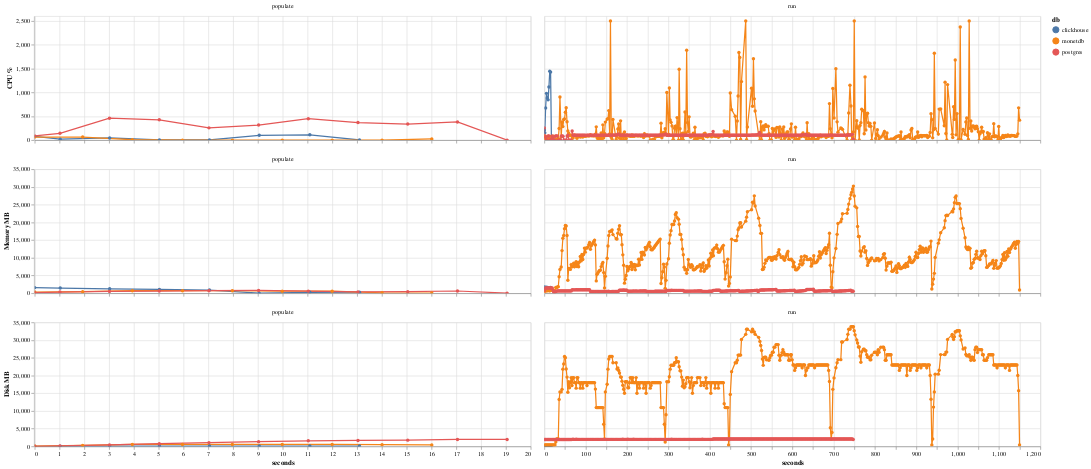

Source (notebook cell):
### Code cell
df = db.execute(
    """
WITH first_metric_time AS (
    SELECT
        benchmark_id,
        MIN(time) AS start_time
    FROM metric
    GROUP BY benchmark_id
)
SELECT
    b.db,
    b.suite,
    b.operation,
    epoch(m.time - fm.start_time) AS seconds_since_start,
    m.cpu_percent,
    m.mem_mb,
    m.disk_mb
FROM metric m
JOIN first_metric_time fm ON m.benchmark_id = fm.benchmark_id
JOIN benchmark b ON m.benchmark_id = b.id
WHERE b.suite = (?)
and b.deleted_at is null
ORDER BY b.id, seconds_since_start;
""",
    [SUITE],
).pl()

df = df.with_columns(pl.col.cpu_percent.clip(0, 25 * 100))

df_long = df.unpivot(
    on=["cpu_percent", "mem_mb", "disk_mb"],
    index=["db", "suite", "operation", "seconds_since_start"],
    variable_name="metric",
    value_name="value",
)

df_long = df_long.with_columns(
    [
        pl.col("db").cast(pl.Categorical),
        pl.col("operation").cast(pl.Categorical),
        pl.col("metric").cast(pl.Categorical),
    ]
)

selector = alt.selection_point(fields=["db"], bind="legend")

width = 800
height = 200

cpu_chart = (
    alt.Chart(df_long.filter(pl.col("metric") == "cpu_percent"))
    .mark_line(point=True)
    .encode(
        x=alt.X("seconds_since_start:Q", axis=alt.Axis(title=None, ticks=True, grid=True, labels=False)),
        y=alt.Y("value:Q", axis=alt.Axis(title="CPU %", ticks=True, grid=True), scale=alt.Scale(zero=False)),
        color=alt.Color("db:N"),
        tooltip=[
            "db",
            "suite",
            "operation",
            "metric",
            alt.Tooltip("seconds_since_start:Q", format=".0f"),
            alt.Tooltip("value:Q", format=".0f"),
        ],
        opacity=alt.condition(selector, alt.value(1.0), alt.value(0.1)),
    )
    .add_params(selector)
    .properties(width=width, height=height)
    .facet(column=alt.Column("operation:N", title=None))
    .resolve_scale(x="independent")
)

mem_chart = (
    alt.Chart(df_long.filter(pl.col("metric") == "mem_mb"))
    .mark_line(point=True)
    .encode(
        x=alt.X("seconds_since_start:Q", axis=alt.Axis(title=None, ticks=True, grid=True, labels=False)),
        y=alt.Y("value:Q", axis=alt.Axis(title="Memory MB", ticks=True, grid=True), scale=alt.Scale(zero=False)),
        color=alt.Color("db:N"),
        tooltip=[
            "db",
            "suite",
            "operation",
            "metric",
            alt.Tooltip("seconds_since_start:Q", format=".2f"),
            alt.Tooltip("value:Q", format=".1f"),
        ],
        opacity=alt.condition(selector, alt.value(1.0), alt.value(0.1)),
    )
    .add_params(selector)
    .properties(width=width, height=height)
    .facet(column=alt.Column("operation:N", title=None))
    .resolve_scale(x="independent")
)

disk_chart = (
    alt.Chart(df_long.filter(pl.col("metric") == "disk_mb"))
    .mark_line(point=True)
    .encode(
        x=alt.X("seconds_since_start:Q", axis=alt.Axis(title="seconds", ticks=True, grid=True)),
        y=alt.Y("value:Q", axis=alt.Axis(title="Disk MB", ticks=True, grid=True), scale=alt.Scale(zero=False)),
        color=alt.Color("db:N"),
        tooltip=[
            "db",
            "suite",
            "operation",
            "metric",
            alt.Tooltip("seconds_since_start:Q", format=".2f"),
            alt.Tooltip("value:Q", format=".1f"),
        ],
        opacity=alt.condition(selector, alt.value(1.0), alt.value(0.1)),
    )
    .add_params(selector)
    .properties(width=width, height=height)
    .facet(column=alt.Column("operation:N", title=None))
    .resolve_scale(x="independent")
)

chart = alt.vconcat(cpu_chart, mem_chart, disk_chart).interactive(bind_y=False)

chart

### Figure 1 — Vega-Lite specification as saved in the notebook (floating-point values rounded to 4 significant figures; data arrays with more than 128 entries replaced by an {"elided": "..."} marker saying what was removed)
{"config": {"view": {"continuousWidth": 300, "continuousHeight": 300}}, "vconcat": [{"data": {"name": "data-540355695e270edf98b060fdb2885d60"}, "facet": {"column": {"field": "operation", "title": null, "type": "nominal"}}, "spec": {"mark": {"type": "line", "point": true}, "encoding": {"color": {"field": "db", "type": "nominal"}, "opacity": {"condition": {"param": "param_2", "value": 1.0}, "value": 0.1}, "tooltip": [{"field": "db", "type": "nominal"}, {"field": "suite", "type": "nominal"}, {"field": "operation", "type": "nominal"}, {"field": "metric", "type": "nominal"}, {"field": "seconds_since_start", "format": ".0f", "type": "quantitative"}, {"field": "value", "format": ".0f", "type": "quantitative"}], "x": {"axis": {"grid": true, "labels": false, "ticks": true, "title": null}, "field": "seconds_since_start", "type": "quantitative"}, "y": {"axis": {"grid": true, "ticks": true, "title": "CPU %"}, "field": "value", "scale": {"zero": false}, "type": "quantitative"}}, "height": 200, "name": "view_1", "width": 800}, "resolve": {"scale": {"x": "independent"}}}, {"data": {"name": "data-4e66b534ccb889261cfd9c0883ee61a3"}, "facet": {"column": {"field": "operation", "title": null, "type": "nominal"}}, "spec": {"mark": {"type": "line", "point": true}, "encoding": {"color": {"field": "db", "type": "nominal"}, "opacity": {"condition": {"param": "param_2", "value": 1.0}, "value": 0.1}, "tooltip": [{"field": "db", "type": "nominal"}, {"field": "suite", "type": "nominal"}, {"field": "operation", "type": "nominal"}, {"field": "metric", "type": "nominal"}, {"field": "seconds_since_start", "format": ".2f", "type": "quantitative"}, {"field": "value", "format": ".1f", "type": "quantitative"}], "x": {"axis": {"grid": true, "labels": false, "ticks": true, "title": null}, "field": "seconds_since_start", "type": "quantitative"}, "y": {"axis": {"grid": true, "ticks": true, "title": "Memory MB"}, "field": "value", "scale": {"zero": false}, "type": "quantitative"}}, "height": 200, "name": "view_2", "width": 800}, "resolve": {"scale": {"x": "independent"}}}, {"data": {"name": "data-501bb9924a7e666cdb7d410b425a0a89"}, "facet": {"column": {"field": "operation", "title": null, "type": "nominal"}}, "spec": {"mark": {"type": "line", "point": true}, "encoding": {"color": {"field": "db", "type": "nominal"}, "opacity": {"condition": {"param": "param_2", "value": 1.0}, "value": 0.1}, "tooltip": [{"field": "db", "type": "nominal"}, {"field": "suite", "type": "nominal"}, {"field": "operation", "type": "nominal"}, {"field": "metric", "type": "nominal"}, {"field": "seconds_since_start", "format": ".2f", "type": "quantitative"}, {"field": "value", "format": ".1f", "type": "quantitative"}], "x": {"axis": {"grid": true, "ticks": true, "title": "seconds"}, "field": "seconds_since_start", "type": "quantitative"}, "y": {"axis": {"grid": true, "ticks": true, "title": "Disk MB"}, "field": "value", "scale": {"zero": false}, "type": "quantitative"}}, "height": 200, "name": "view_3", "width": 800}, "resolve": {"scale": {"x": "independent"}}}], "params": [{"name": "param_2", "select": {"type": "point", "fields": ["db"]}, "bind": "legend", "views": ["view_1", "view_2", "view_3"]}, {"name": "param_3", "select": {"type": "interval", "encodings": ["x"]}, "bind": "scales", "views": ["view_1", "view_2", "view_3"]}], "$schema": "https://vega.github.io/schema/vega-lite/v5.20.1.json", "datasets": {"data-540355695e270edf98b060fdb2885d60": {"elided": "925 records"}, "data-4e66b534ccb889261cfd9c0883ee61a3": {"elided": "925 records"}, "data-501bb9924a7e666cdb7d410b425a0a89": {"elided": "925 records"}}}
